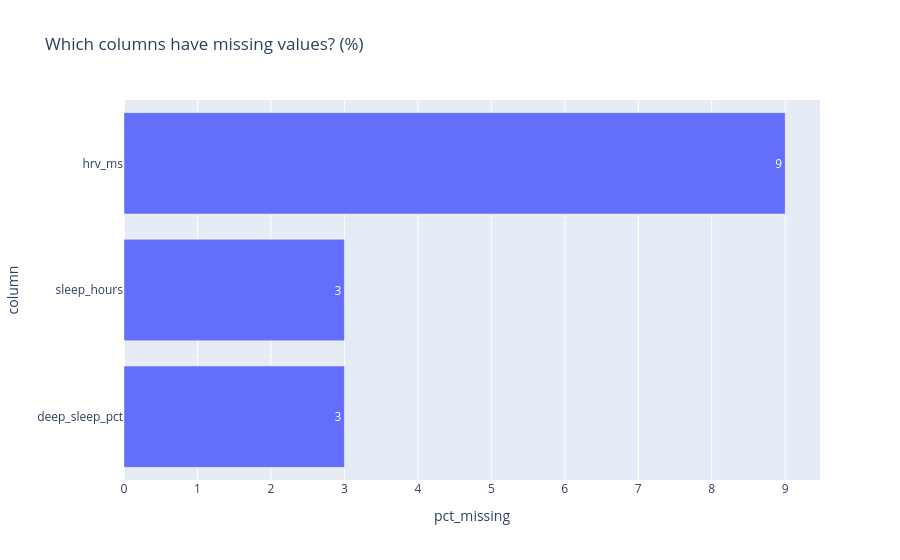

Notebook code cell kept with this figure:
### Markdown cell above
Is the missing HRV random, or does it depend on the device? 🤔

### Code cell
# ✍️ live coding
## columns missing values
missing = df.isna().mean().mul(100).round(1).sort_values()
missing = missing[missing > 0].reset_index()
missing.columns = ["column", "pct_missing"]

fig = px.bar(missing, x="pct_missing", y="column", orientation="h", text="pct_missing",
             title="Which columns have missing values? (%)")
fig.show()

### Figure 1 — Plotly figure (JSON) as saved in the notebook; plotly's stock layout.template omitted (floating-point values rounded to 4 significant figures)
{"data": [{"hovertemplate": "pct_missing=%{text}<br>column=%{y}<extra></extra>", "legendgroup": "", "marker": {"color": "#636efa", "pattern": {"shape": ""}}, "name": "", "orientation": "h", "showlegend": false, "text": [3.0, 3.0, 9.0], "textposition": "auto", "type": "bar", "x": [3.0, 3.0, 9.0], "xaxis": "x", "y": ["deep_sleep_pct", "sleep_hours", "hrv_ms"], "yaxis": "y"}], "layout": {"barmode": "relative", "legend": {"tracegroupgap": 0}, "title": {"text": "Which columns have missing values? (%)"}, "xaxis": {"anchor": "y", "domain": [0, 1], "title": {"text": "pct_missing"}}, "yaxis": {"anchor": "x", "domain": [0, 1], "title": {"text": "column"}}}}
